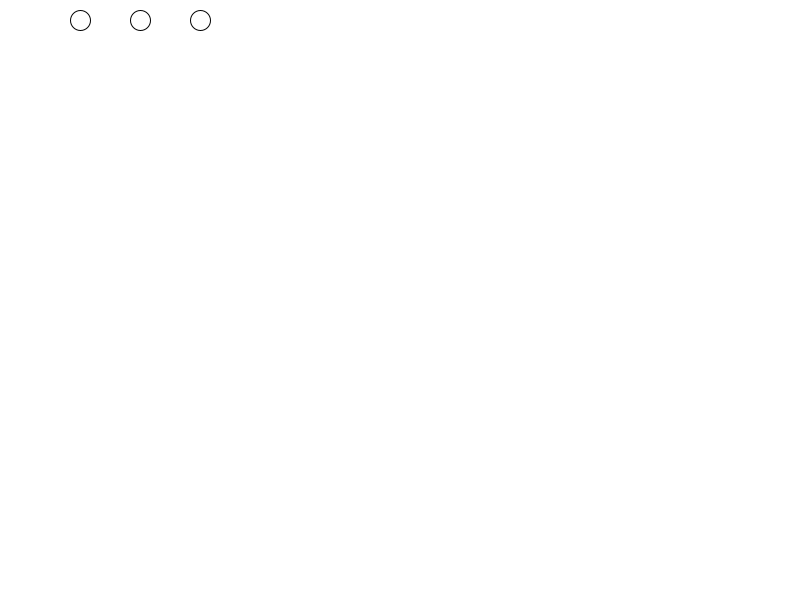
Frame 1 (no input)
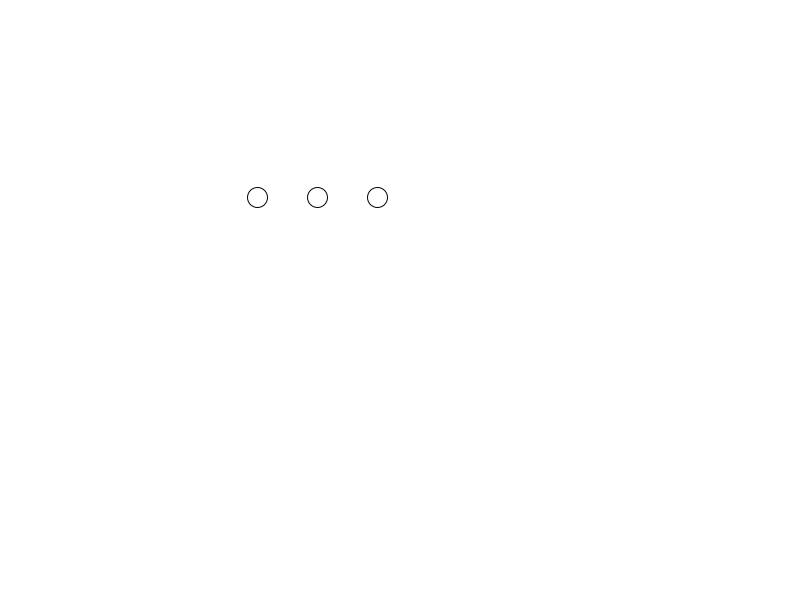
Frame 60 (the mouse pressed at the canvas centre just before this capture)
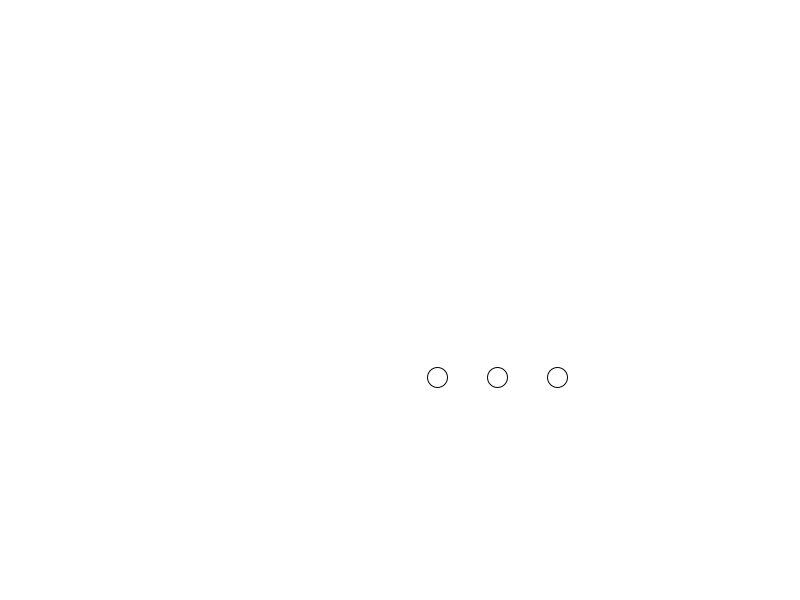
Frame 120 (the mouse held since frame 60 and released just before this capture)

The Processing sketch that drew these frames (run headless with seeded random() and noise(); from frame 60 on, the mouse is pressed at the canvas centre):

// Processing sketch: processing_159859
// ── processing_159859.pde

int x = 200;
int y = 20;
int xspeed = 3;
int yspeed = 3;
 
void setup() {
  size(800, 600);
 
}
 
void draw() {
  background(255);
   
    int xpos = x; // actual x position.  Add to this line
    int ypos = y;
     
    if (xpos > width-10 || xpos -130 < 0) { // left and right walls
      xspeed = -xspeed; // go the other way
    }
    if (y > height-10 || y < 0 + 10) { // top and bottom walls
      yspeed = -yspeed; // go the other way
    }
    ellipse(xpos, y, 20, 20);
    ellipse(xpos-60, y, 20, 20);
    ellipse(xpos-120, y, 20, 20);
   
  x+=xspeed; // this effectively moves them
  y+=yspeed;
}
